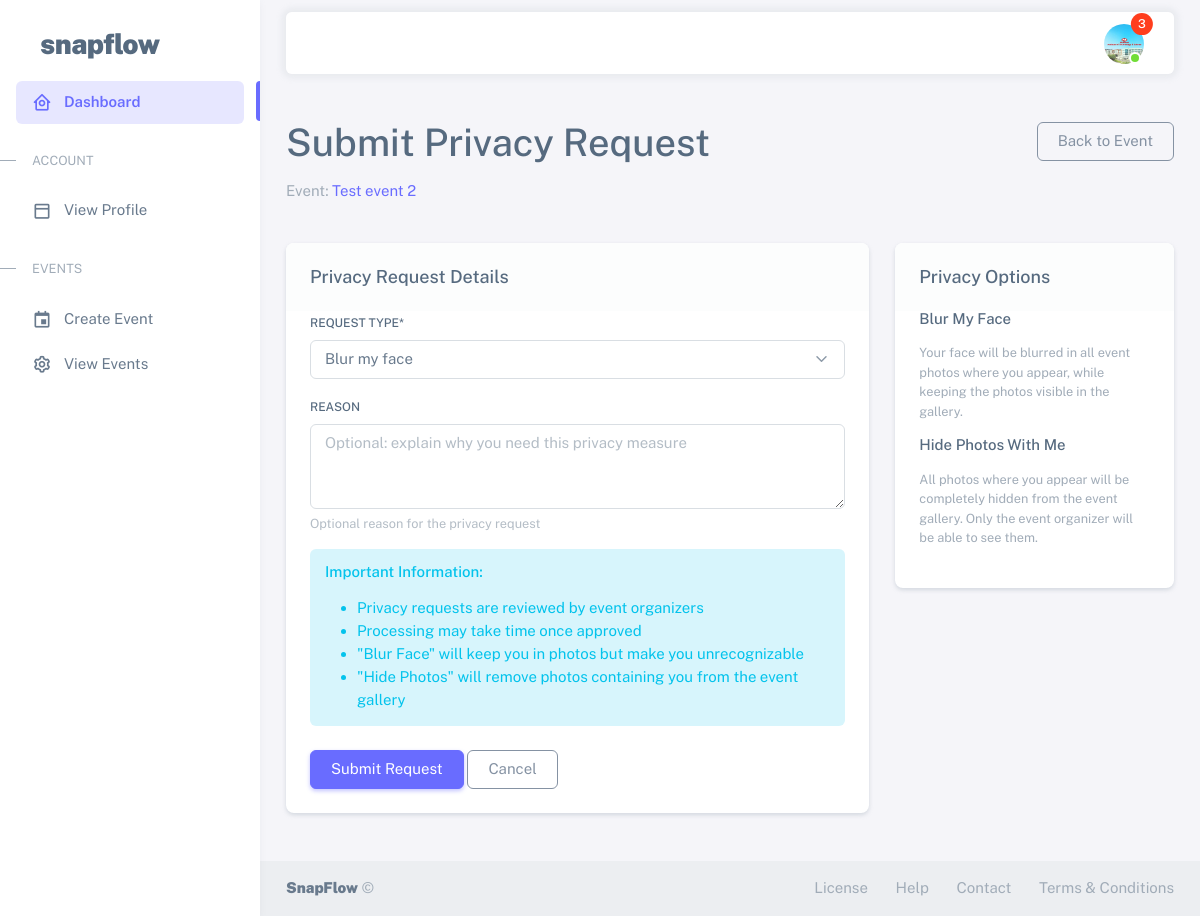
/privacy/event/test-event-2/request/ (signed in), run on the app's committed database.
### users/models.py (models this page shows, shortened)
class CustomUser(AbstractUser):
    class Roles(models.TextChoices):
        ORGANIZER = 'ORGANIZER', _('Event Organizer')
        PHOTOGRAPHER = 'PHOTOGRAPHER', _('Photographer')
        PARTICIPANT = 'PARTICIPANT', _('Event Participant')
    class ParticipantTypes(models.TextChoices):
        GUEST = 'GUEST', _('Guest')
        FAMILY = 'FAMILY', _('Family')
        FRIEND = 'FRIEND', _('Friend')
        WINNER = 'WINNER', _('Winner')
        OTHER = 'OTHER', _('Other')
    class PhotographerRoles(models.TextChoices):
        LEAD = 'LEAD', _('Lead Photographer')
        ASSISTANT = 'ASSISTANT', _('Assistant Photographer')
        SECONDARY = 'SECONDARY', _('Secondary Photographer')
    role = models.CharField(
        max_length=20,
        choices=Roles.choices,
        null=True,
        blank=False
    )
    avatar = models.ImageField(
        upload_to='user_avatars/',
        validators=[FileExtensionValidator(['jpg', 'jpeg', 'png'])],
        null=True,
        blank=True
    )
    phone_number = models.CharField(max_length=15, blank=True)
    company_name = models.CharField(max_length=100, blank=True)
    website = models.URLField(blank=True)
    portfolio_url = models.URLField(blank=True)
    photographer_role = models.CharField(
        max_length=20,
        choices=PhotographerRoles.choices,
        blank=True
    )
    watermark = models.ImageField(
        upload_to='photographer_watermarks/',
        validators=[FileExtensionValidator(['png'])],
        null=True,
        blank=True
    )
    participant_type = models.CharField(
        max_length=20,
        choices=ParticipantTypes.choices,
        blank=True
    )
    image_visibility = models.CharField(
        max_length=20,
        choices=[
            ('PUBLIC', 'Public'),
            ('PRIVATE', 'Private'),
            ('EVENT_ONLY', 'Event Only')
        ],
        default='PRIVATE'
    )
    blur_requested = models.BooleanField(default=False)
    remove_requested = models.BooleanField(default=False)
    is_verified = models.BooleanField(default=False)

### events/models.py (models this page shows, shortened)
class Event(models.Model):
    class EventTypes(models.TextChoices):
        WEDDING = 'WEDDING', _('Wedding')
        BIRTHDAY = 'BIRTHDAY', _('Birthday')
        CORPORATE = 'CORPORATE', _('Corporate Event')
        CULTURAL = 'CULTURAL', _('Cultural Event')
        SPORTS = 'SPORTS', _('Sports Event')
        ACADEMIC = 'ACADEMIC', _('Academic Event')
        AWARD = 'AWARD', _('Award Ceremony')
        PUBLIC = 'PUBLIC', _('Public Gathering')
        OTHER = 'OTHER', _('Other')
    class EventStatus(models.TextChoices):
        DRAFT = 'DRAFT', _('Draft')
        ACTIVE = 'ACTIVE', _('Active')
        COMPLETED = 'COMPLETED', _('Completed')
        CANCELLED = 'CANCELLED', _('Cancelled')
    title = models.CharField(max_length=200)
    slug = models.SlugField(unique=True, blank=True)
    event_type = models.CharField(
        max_length=20,
        choices=EventTypes.choices,
        default=EventTypes.OTHER
    )
    description = models.TextField()
    start_date = models.DateTimeField()
    end_date = models.DateTimeField()
    timezone = models.CharField(max_length=50, default='UTC')
    location = models.CharField(max_length=255)
    event_code = models.CharField(max_length=6, unique=True, blank=True)
    primary_color = models.CharField(max_length=7, default="#ffffff")  # Hex color
    secondary_color = models.CharField(max_length=7, default="#000000")  # Hex color
    status = models.CharField(
        max_length=20,
        choices=EventStatus.choices,
        default=EventStatus.DRAFT
    )
    organizer = models.ForeignKey(
        settings.AUTH_USER_MODEL,
        on_delete=models.CASCADE,
        related_name='organized_events'
    )
    custom_domain = models.CharField(max_length=255, blank=True)
    theme = models.ForeignKey(
        'EventTheme',
        on_delete=models.SET_NULL,
        null=True,
        blank=True
    )
    logo = models.ImageField(upload_to='event_logos/', null=True, blank=True)
    cover_image = models.ImageField(upload_to='event_covers/', null=True, blank=True)
    is_public = models.BooleanField(default=False)
    require_registration = models.BooleanField(default=True)
    allow_guest_upload = models.BooleanField(default=False)
    enable_face_detection = models.BooleanField(default=True)
    enable_moment_detection = models.BooleanField(default=True)
    enable_auto_tagging = models.BooleanField(default=True)
    created_at = models.DateTimeField(auto_now_add=True)
    updated_at = models.DateTimeField(auto_now=True)
    class Meta:
        ordering = ['-start_date']

### privacy/views.py (the view, shortened to what this page needs)
# urls.py: path('event/<slug:slug>/request/', views.PrivacyRequestCreateView.as_view(), name='create_request'),
class PrivacyRequestCreateView(LoginRequiredMixin, CreateView):
    model = PrivacyRequest
    form_class = PrivacyRequestForm
    template_name = 'privacy/request_form.html'
    def get_context_data(self, **kwargs):
        context = super().get_context_data(**kwargs)
        context['event'] = get_object_or_404(Event, slug=self.kwargs['slug'])
        return context

### privacy/forms.py
class PrivacyRequestForm(forms.ModelForm):
    class Meta:
        model = PrivacyRequest
        fields = ['request_type', 'reason']
        widgets = {
            'reason': forms.Textarea(attrs={'rows': 3, 'placeholder': 'Optional: explain why you need this privacy measure'}),
        }

### notifications/context_processors.py (called while the page is built)
def notification_processor(request):
    context = {
        'unread_notifications_count': 0,
        'recent_notifications': []
    }
    if request.user.is_authenticated:
        from .models import Notification
        context['unread_notifications_count'] = Notification.objects.filter(
            recipient=request.user,
            is_read=False
        ).count()
        context['recent_notifications'] = Notification.objects.filter(
            recipient=request.user
        ).order_by('-created_at')[:5]
    return context

### templates/privacy/request_form.html (shortened to what this page needs)
{% extends "users/db_base.html" %}
{% load static %}
{% load crispy_forms_tags %}
{% block content %}
<div class="container py-5">
    <div class="row mb-4">
        <div class="col-md-8">
            <h1 class="mb-3">Submit Privacy Request</h1>
            <p class="text-muted">Event: <a href="{% url 'events:event_dashboard' event.slug %}">{{ event.title }}</a></p>
        </div>
        <div class="col-md-4 text-md-end">
            <a href="{% url 'events:event_dashboard' event.slug %}" class="btn btn-outline-secondary">
                 Back to Event
            </a>
        </div>
    </div>
    <div class="row">
        <div class="col-md-8">
            <div class="card shadow-sm">
                <div class="card-header bg-light">
                    <h5 class="mb-0">Privacy Request Details</h5>
                </div>
                <div class="card-body">
                    <form method="post">
                        {{ form|crispy }}
                        <div class="alert alert-info mt-3">
                            <h6 class="alert-heading">Important Information:</h6>
                            <ul class="mb-0">
                                <li>Privacy requests are reviewed by event organizers</li>
                                <li>Processing may take time once approved</li>
                                <li>"Blur Face" will keep you in photos but make you unrecognizable</li>
                                <li>"Hide Photos" will remove photos containing you from the event gallery</li>
                            </ul>
                        </div>
                        <div class="mt-4">
                            <button type="submit" class="btn btn-primary">Submit Request</button>
                            <a href="{% url 'events:event_dashboard' event.slug %}" class="btn btn-outline-secondary">Cancel</a>
                        </div>
                    </form>
                </div>
            </div>
        </div>
        <div class="col-md-4">
            <div class="card shadow-sm mb-4">
                <div class="card-header bg-light">
                    <h5 class="mb-0">Privacy Options</h5>
                </div>
                <div class="card-body">
                    <div class="mb-3">
                        <h6>Blur My Face</h6>
                        <p class="text-muted small">Your face will be blurred in all event photos where you appear, while keeping the photos visible in the gallery.</p>
                    </div>
                    <div>
                        <h6>Hide Photos With Me</h6>
                        <p class="text-muted small">All photos where you appear will be completely hidden from the event gallery. Only the event organizer will be able to see them.</p>
                    </div>
                </div>
            </div>
        </div>
    </div>
</div>
{% endblock %}d

### templates/users/db_base.html (shortened to what this page needs)
{% load static %}
<!DOCTYPE html>
<html
  lang="en"
  class="light-style layout-menu-fixed"
  dir="ltr"
  data-theme="theme-default"
  data-assets-path="{% static 'users/assets/' %}"
  data-template="vertical-menu-template-free"
>
  <head>
    <link rel="stylesheet" href="{% static 'users/assets/vendor/fonts/boxicons.css' %}" />
    <link rel="stylesheet" href="{% static 'users/assets/vendor/css/core.css' %}" class="template-customizer-core-css" />
    <link rel="stylesheet" href="{% static 'users/assets/vendor/css/theme-default.css' %}" class="template-customizer-theme-css" />
    <link rel="stylesheet" href="{% static 'users/assets/css/demo.css' %}" />
    <link rel="stylesheet" href="https://cdn.jsdelivr.net/npm/bootstrap-icons/font/bootstrap-icons.css">
    <link rel="stylesheet" href="{% static 'css/notifications.css' %}">
    <link rel="stylesheet" href="{% static 'users/assets/vendor/libs/perfect-scrollbar/perfect-scrollbar.css' %}" />
    <link rel="stylesheet" href="{% static 'users/assets/vendor/libs/apex-charts/apex-charts.css' %}" />
  </head>
  <body>
    <div class="layout-wrapper layout-content-navbar">
      <div class="layout-container">
<aside id="layout-menu" class="layout-menu menu-vertical menu bg-menu-theme">
    <div class="app-brand demo">
      <a href="{% url 'home:landing' %}" class="app-brand-link">
        <span class="app-brand-text demo menu-text fw-bolder ms-2">SnapFlow</span>
      </a>
    </div>
    <ul class="menu-inner py-1">
      <li class="menu-item active">
        <a href="{% url 'users:dashboard' %}" class="menu-link">
          <i class="menu-icon tf-icons bx bx-home-circle"></i>
          <div data-i18n="Analytics">Dashboard</div>
        </a>
      </li>
      <li class="menu-header small text-uppercase">
        <span class="menu-header-text">Account</span>
      </li>
      <li class="menu-item">
        <a href="{% url 'users:profile' %}" class="menu-link">
          <i class="menu-icon tf-icons bx bx-dock-top"></i>
          <div>View Profile</div>
        </a>
      </li>
      <li class="menu-header small text-uppercase">
        <span class="menu-header-text">Events</span>
      </li>
      {% if user.role == 'ORGANIZER' %}
        <li class="menu-item">
          <a href="{% url 'events:event_create' %}" class="menu-link">
            <i class="menu-icon tf-icons bx bx-calendar-event"></i>
            <div>Create Event</div>
          </a>
        </li>
        <li class="menu-item">
          <a href="{% url 'events:event_list' %}" class="menu-link">
            <i class="menu-icon tf-icons bx bx-cog"></i>
            <div>View Events</div>
          </a>
        </li>
      {% endif %}
    </ul>
  </aside>
        <div class="layout-page">
          <nav
            class="layout-navbar container-xxl navbar navbar-expand-xl navbar-detached align-items-center bg-navbar-theme"
            id="layout-navbar"
          >
            <div class="navbar-nav-right d-flex align-items-center" id="navbar-collapse">
              <ul class="navbar-nav flex-row align-items-center ms-auto">
<li class="nav-item navbar-dropdown dropdown-user dropdown">
  <a class="nav-link dropdown-toggle hide-arrow position-relative" href="{% url 'users:profile'  %}" data-bs-toggle="dropdown">
    <div class="avatar avatar-online">
      <img src="{{ user.avatar.url }}" alt class="w-px-40 h-px-40 rounded-circle object-fit-cover" />
      {% if unread_notifications_count > 0 %}
        <span class="position-absolute top-0 start-100 translate-middle badge rounded-pill bg-danger">
          {% if unread_notifications_count > 99 %}99+{% else %}{{ unread_notifications_count }}{% endif %}
        </span>
      {% endif %}
    </div>
  </a>
</li>
              </ul>
            </div>
          </nav>
        {% block content %}{% endblock content %}
              <section id="basic-footer">
                <footer class="footer bg-light">
                  <div
                    class="container-fluid d-flex flex-md-row flex-column justify-content-between align-items-md-center gap-1 container-p-x py-3"
                  >
                    <div>
                      <a
                        href="https://themeselection.com/demo/sneat-bootstrap-html-admin-template/landing/"
                        target="_blank"
                        class="footer-text fw-bolder"
                        >SnapFlow</a
                      >
                      ©
                    </div>
                    <div>
                      <a href="{% url 'home:maintanance' %}" class="footer-link me-4" target="_blank">License</a>
                      <a href="{% url 'home:maintanance' %}" class="footer-link me-4">Help</a>
                      <a href="{% url 'home:maintanance' %}" class="footer-link me-4">Contact</a>
                      <a href="{% url 'home:maintanance' %}" class="footer-link">Terms &amp; Conditions</a>
                    </div>
                  </div>
                </footer>
              </section>
          </div>
        </div>
      </div>
  </body>
</html>

### static/users/assets/css/demo.css (style rules this page uses)
.menu .app-brand.demo { height: 64px; margin-top: 12px; }
.app-brand-text.demo { font-size: 1.75rem; letter-spacing: -0.5px; text-transform: lowercase; }

### data on the page
CustomUser: avatar (picture)
Event: title "Test event 2"

### other printed values
{{ unread_notifications_count }} "3"
